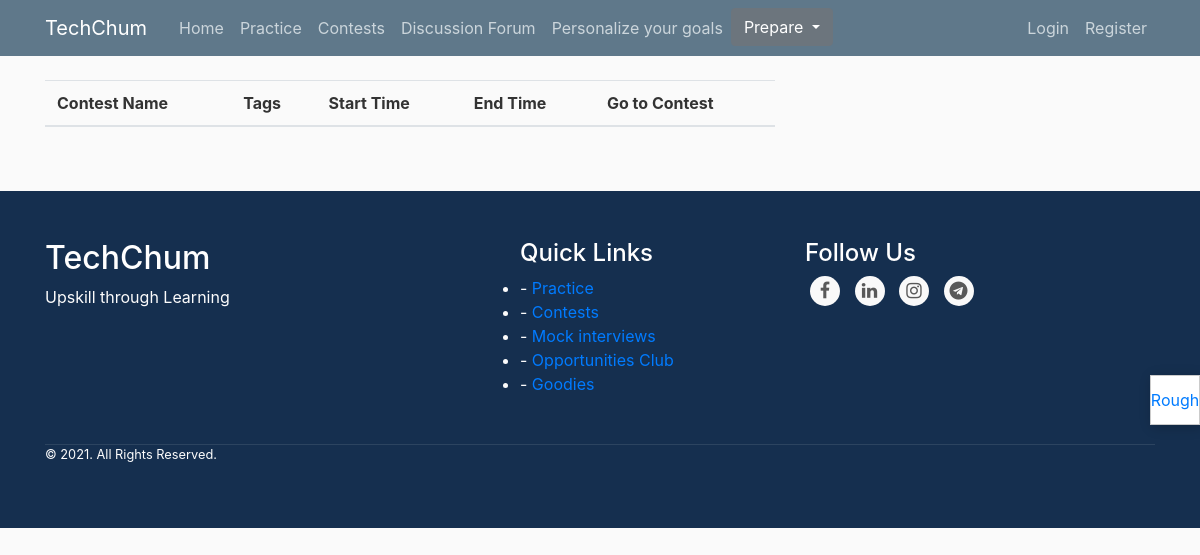
The page /contests/ on the database as committed earlier.
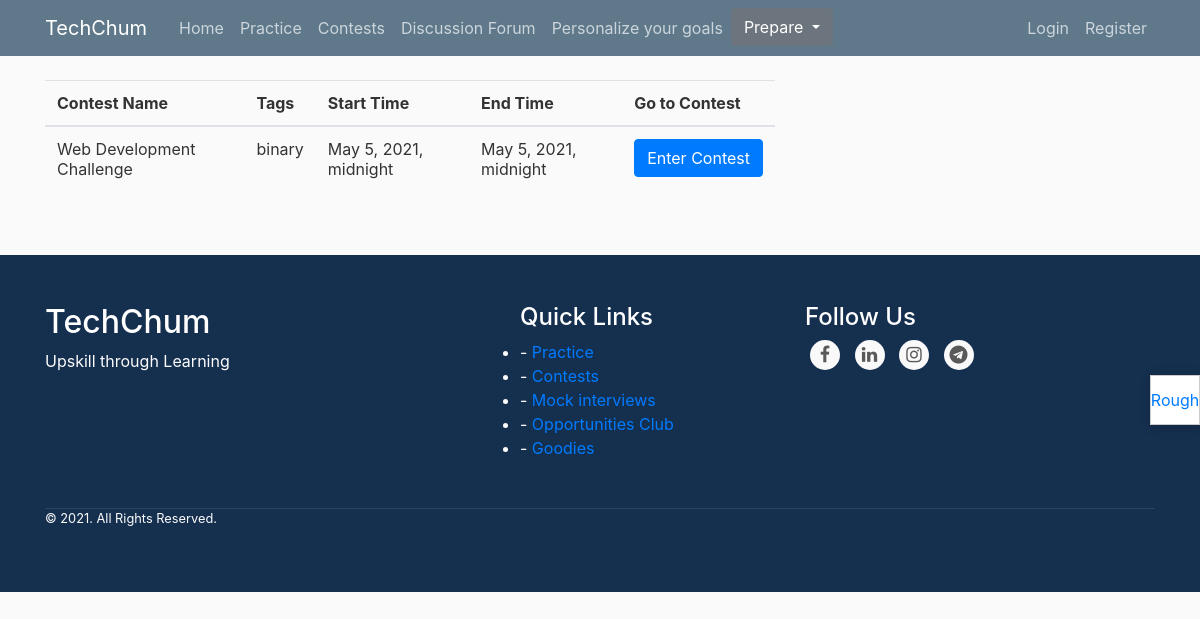
The same page on the database as committed later.
### blog/models.py (models this page shows, shortened)
class Contest(models.Model):
    contest_name=models.CharField(max_length=100)
    tags=models.CharField(max_length=100)
    start=models.DateTimeField()
    end=models.DateTimeField()

### blog/views.py (the view)
# urls.py: path('contests/',views.contests,name='contests'),
def contests(request):
    cont=Contest.objects.all()
    user = str(request.user)
    c = 0
    if user == admin:
        c = 1
    context={'cont':cont,'c':c}
    return render(request,'blog/contests.html',context)

### blog/templates/blog/contests.html (shortened to what this page needs)
{% extends "blog/base.html" %}
{% block content %}
 {% load static %}
<table class="table">
 <thead>
    <tr>
      <th scope="col">Contest Name</th>
      <th scope="col">Tags</th>
      <th scope="col">Start Time</th>
        <th scope="col">End Time</th>
         <th scope="col">Go to Contest</th>
    </tr>
 </thead>
{% for r in cont %}
  <tbody>
    <tr>
      <td>{{r.contest_name}}</td>
      <td>{{r.tags}}</td>
      <td>{{r.start}}</td>
        <td>{{r.end}}</td>
 <td><a href="{% url 'contestDesc' r.id %}"><button class="btn btn-primary" >Enter Contest</button></a></td>
    </tr>
{% endfor %}
     </tbody>
    </table>
{% endblock content %}

Rows that differ between the two databases and show on the page:
added Contest: contest_name "Web Development Challenge", tags "binary", start "May 5, 2021, midnight", end "May 5, 2021, midnight"
